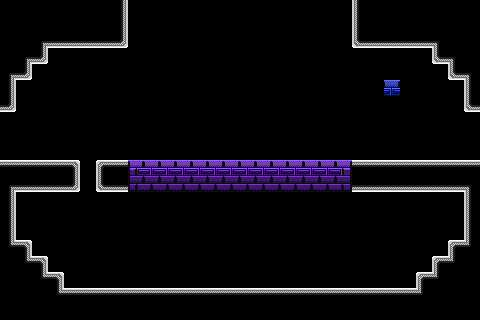

Below is a game level as drawn by its tile map, then a one-line description and the .tmx that defines it (tile-layer data replaced by summaries):
An orthogonal 30x20 tile map with 16x16 px tiles, 6 tile layers (bkg_far, bkg_close, ground, onoff-defaulton, ...), 4 tilesets.

<map version="1.10" tiledversion="1.11.0" orientation="orthogonal" renderorder="right-down" width="30" height="20" tilewidth="16" tileheight="16" infinite="0" nextlayerid="7" nextobjectid="1">
 <tileset firstgid="1" source="../../PlaceholderSprites.tsx" />
 <tileset firstgid="106" source="../../memory_block.tsx" />
 <tileset firstgid="121" source="../../onoff2_block.tsx" />
 <tileset firstgid="136" source="../../onoff_block.tsx" />
 <layer id="4" name="bkg_far" width="30" height="20">
  <properties>
   <property name="unity:sortinglayer" value="Bkg_far" />
  </properties>
  <data>[600 cells, 0 non-empty, 0 distinct tile ids]</data>
 </layer>
 <layer id="1" name="bkg_close" width="30" height="20">
  <properties>
   <property name="unity:sortinglayer" value="Bkg" />
  </properties>
  <data>[600 cells, 0 non-empty, 0 distinct tile ids]</data>
 </layer>
 <layer id="2" name="ground" width="30" height="20">
  <properties>
   <property name="unity:layer" value="Ground" />
   <property name="unity:sortinglayer" value="Ground" />
  </properties>
  <data>[600 cells, 176 non-empty, 13 distinct tile ids]</data>
 </layer>
 <layer id="5" name="onoff-defaulton" width="30" height="20">
  <properties>
   <property name="unity:layer" value="Ground" />
   <property name="unity:sortinglayer" value="Ground" />
   <property name="unity:tag" value="onoff-defaulton" />
  </properties>
  <data>[600 cells, 1 non-empty, 1 distinct tile ids]</data>
 </layer>
 <layer id="6" name="onoff2-defaulton" width="30" height="20">
  <properties>
   <property name="unity:layer" value="Ground" />
   <property name="unity:sortinglayer" value="Ground" />
   <property name="unity:tag" value="onoff2-defaulton" />
  </properties>
  <data>[600 cells, 28 non-empty, 6 distinct tile ids]</data>
 </layer>
 <layer id="3" name="foreground" width="30" height="20">
  <properties>
   <property name="unity:sortinglayer" value="Foreground" />
  </properties>
  <data>[600 cells, 0 non-empty, 0 distinct tile ids]</data>
 </layer>
</map>
